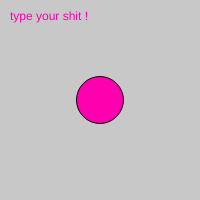
Frame 1 (no input)
Frame 60 (no input): identical to frame 1, image omitted
Frame 120 (the mouse pressed at the canvas centre since frame 60): identical to frame 1, image omitted

The p5.js sketch that drew this single still picture (run headless with seeded random() and noise() and a simulated clock; from frame 60 on, the mouse is pressed at the canvas centre):

// p5.js sketch
// ── sketch.js
// Interacting with the DOM using slider, buttons and text inputs

var bgcolor
var button
var sld
var input
var nameP

function setup() {
	createP('')
	createCanvas(200, 200);
	bgcolor = color(200)
	nameP = createP('type your shit !')
	button = createButton("go")
	button.mousePressed(changeColor)
	createP('')
	sld = createSlider(10, 100, 47)
	createP('')
	input = createInput('type your shit !')
}

function changeColor() {
	bgcolor = color(random(255))
}

function draw() {
	background(bgcolor)
	fill(255, 0, 175)
	ellipse(100, 100, sld.value(), sld.value())
	nameP.html(input.value())
	text(input.value(), 10, 20)
}
